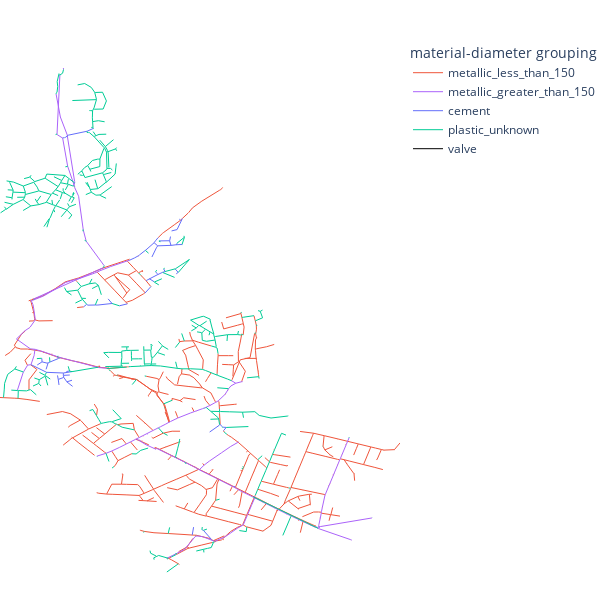

The code cell stored with this chart in its notebook:
### Markdown cell above
Set grouping type and initialize decay coefficients.

### Code cell
grouping = 'material-diameter'

if grouping == 'single':
    n_coeffs = 1
    bounds = [(-1.0, 0.0)] # single wall decay coefficient
elif grouping == 'material':
    n_coeffs = 3
    bounds = [(-1.0, 0.0), (-0.25, 0.0), (-0.1, 0.0)] # variable order: metallic, cement, plastic_unknown
elif grouping == 'material-diameter':
    n_coeffs = 4
    bounds = [(-1.0, 0.0), (-0.5, 0.0), (-0.25, 0.0), (-0.1, 0.0)] # variable order: metallic_less_than_150, metallic_greater_than_150, cement, plastic_unknown
elif grouping == 'material-velocity':
    sim_results = epanet_simulator(wn_train, 'velocity', cl_df)
    vel_sim = sim_results.velocity.T
    mean_vel = vel_sim.mean(axis=1)
    mean_vel = mean_vel.reset_index().rename(columns={'name': 'link_id', 0: 'mean_vel'})
    n_coeffs = 6
    bounds = [(-1.0, 0.0), (-0.5, 0.0), (-0.5, 0.0), (-0.25, 0.0), (-0.25, 0.0), (-0.1, 0.0)] # variable order: metallic_low_velocity, metallic_high_velocity, cement_low_velocity, cement_high_velocity, plastic_low_velocity, plastic_high_velocity
plot_network(grouping=grouping)

### Figure 1 — Plotly figure (JSON) as saved in the notebook; plotly's stock layout.template omitted (floating-point values rounded to 4 significant figures; data arrays with more than 128 entries replaced by an {"elided": "..."} marker saying what was removed)
{"data": [{"hoverinfo": "text", "line": {"color": "#EF553B", "width": 1}, "mode": "lines", "name": "metallic_less_than_150", "type": "scatter", "x": {"elided": "2976 float values"}, "y": {"elided": "2976 float values"}}, {"hoverinfo": "text", "line": {"color": "#AB63FA", "width": 1}, "mode": "lines", "name": "metallic_greater_than_150", "type": "scatter", "x": {"elided": "849 float values"}, "y": {"elided": "849 float values"}}, {"hoverinfo": "text", "line": {"color": "#636EFA", "width": 1}, "mode": "lines", "name": "cement", "type": "scatter", "x": {"elided": "363 float values"}, "y": {"elided": "363 float values"}}, {"hoverinfo": "text", "line": {"color": "#00CC96", "width": 1}, "mode": "lines", "name": "plastic_unknown", "type": "scatter", "x": {"elided": "2772 float values"}, "y": {"elided": "2772 float values"}}, {"hoverinfo": "text", "line": {"color": "black", "width": 1}, "mode": "lines", "name": "valve", "type": "scatter", "x": {"elided": "1842 float values"}, "y": {"elided": "1842 float values"}}], "layout": {"height": 600, "hovermode": "closest", "legend": {"title": {"text": "material-diameter grouping"}}, "margin": {"b": 0, "l": 0, "r": 0, "t": 40}, "paper_bgcolor": "white", "plot_bgcolor": "white", "showlegend": true, "width": 600, "xaxis": {"autorange": true, "range": [363100.0, 365700.0], "showgrid": false, "showticklabels": false, "type": "linear", "zeroline": false}, "yaxis": {"autorange": true, "range": [175300.0, 180000.0], "showgrid": false, "showticklabels": false, "type": "linear", "zeroline": false}}}
